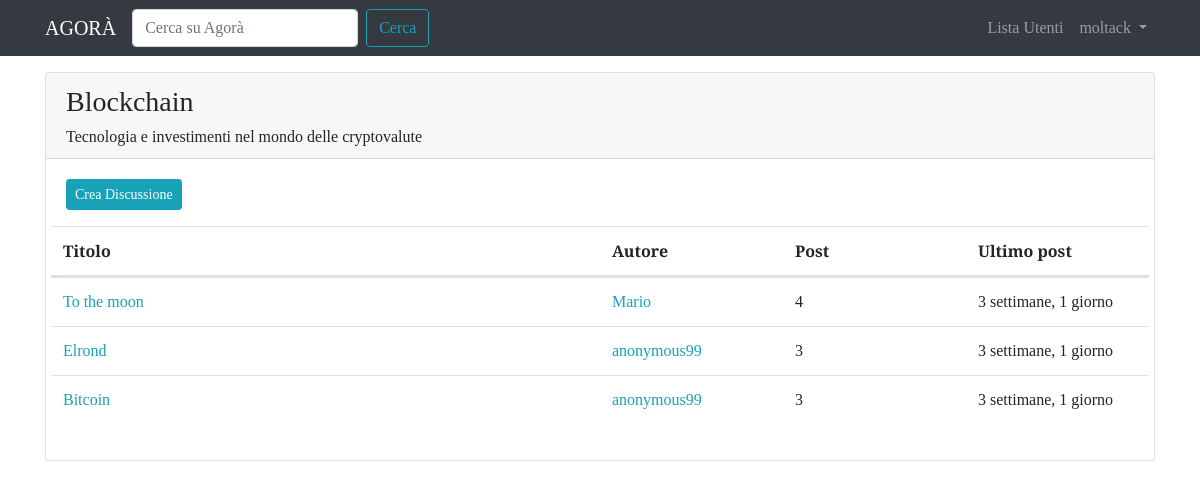
The app's page /forum/section/18/ (signed in) with its own data.
### forum/models.py (models this page shows, shortened)
class BaseModel(models.Model):
    objects = models.Manager()
    class Meta:
        abstract = True

class Section(BaseModel):
    name = models.CharField(max_length=80)
    description = models.CharField(max_length=150, blank=True, null=True)
    logo = models.ImageField(blank=True, null=True, default='image_empty.png')
    class Meta:
        verbose_name = 'Sezione'
        verbose_name_plural = 'Sezioni'
        ordering = ['name']

class Discussion(BaseModel):
    title = models.CharField(max_length=120)
    creation_date = models.DateTimeField(auto_now_add=True)
    discussion_author = models.ForeignKey(User, on_delete=models.CASCADE, related_name='discussions')
    discussion_section = models.ForeignKey(Section, on_delete=models.CASCADE)
    def get_absolute_url(self):
        return reverse('discussion_view', kwargs={'pk': self.pk})
    class Meta:
        verbose_name = 'Discussione'
        verbose_name_plural = 'Discussioni'
        ordering = ['creation_date']

class Post(BaseModel):
    post_author = models.ForeignKey(User, on_delete=models.CASCADE, related_name='posts')
    content = models.TextField()
    creation_date = models.DateTimeField(auto_now_add=True)
    post_discussion = models.ForeignKey(Discussion, on_delete=models.CASCADE)
    class Meta:
        verbose_name = 'Post'
        verbose_name_plural = 'Post'
        ordering = ['creation_date']

### forum/views.py (the view)
# urls.py: path('section/<int:pk>/', views.section_view, name='section_view'),
def section_view(request, pk):
    section = get_object_or_404(Section, pk=pk)
    discussions = Discussion.objects.filter(
        discussion_section=section
    ).order_by('-creation_date')
    context = {
        'section': section,
        'discussions': discussions
    }
    return render(request, 'forum/section_it.html', context)

### forum/templates/forum/section_it.html (shortened to what this page needs)
{% extends 'base.html' %}
{% block content %}
  <div class="card my-3">
    <div class="card-header">
      <h3>{{ section.name }}</h3>
      {% if section.description %}
        <h6 class="card-text">{{ section.description }}</h6>
      {% endif %}
    </div>
    <div class="card-body">
      <a class="btn btn-sm btn-info" href="{% url 'new_discussion' pk=section.pk%}">Crea Discussione</a>
      <table class="table mt-3">
        <thead>
          <tr class="row">
            <th class="col-lg-6 col-5">Titolo</th>
            <th class="col-lg-2 col-3">Autore</th>
            <th class="d-none d-lg-inline col-lg-2">Post</th>
            <th class="col-lg-2 col-4">Ultimo post</th>
          </tr>
        </thead>
        <tbody>
          <tr class="row">
            {% for discussion in discussions %}
              <td class="col-lg-6 col-5">
                <a href="{{ discussion.get_absolute_url }}">{{ discussion.title }}</a>
              </td>
              <td class="col-lg-2 col-3">
                <a href="{% url 'user_profile' username=discussion.discussion_author.username %}">{{ discussion.discussion_author }}</a>
              </td>
              <td class="d-none d-lg-inline col lg-2">{{ discussion.post_set.count }}</td>
              <td class="col-lg-2 col-4">{{ discussion.post_set.last.creation_date|timesince }}</td>
            {% endfor %}
          </tr>
        </tbody>
      </table>
    </div>
  </div>
{% endblock %}

### templates/base.html (shortened to what this page needs)
{% load static %}
<!doctype html>
<html lang="it">
  <head>
    <link rel="stylesheet" href="https://cdn.jsdelivr.net/npm/bootstrap@4.6.0/dist/css/bootstrap.min.css">
    <link rel="stylesheet" href="{% static 'css/agora.css' %}">
  </head>
  <body>
    <nav class="navbar navbar-expand-lg navbar-dark bg-dark">
      <div class="container">
        <a class="navbar-brand" href="/">AGORÀ</a>
        <div class="collapse navbar-collapse" id="navbarSupportedContent">
          <form class="form-inline my-2 my-lg-0" action="{% url 'search_bar' %}">
            <input name="search" class="form-control mr-sm-2" type="search" placeholder="Cerca su Agorà" aria-label="Search">
            <button class="btn btn-outline-info my-2 my-sm-0" type="submit">Cerca</button>
          </form>
          <ul class="navbar-nav ml-auto">
            <li class="nav-item">
              <a class="nav-link" href="{% url 'users_list' %}">Lista Utenti <span class="sr-only">(current)</span></a>
            </li>
            {% if request.user.is_authenticated %}
              <li class="nav-item dropdown">
                <a class="nav-link dropdown-toggle" href="#" id="navbarDropdown" role="button" data-toggle="dropdown" aria-haspopup="true" aria-expanded="false">
                  {{ request.user.username }}
                </a>
              </li>
            {% endif %}
          </ul>
        </div>
      </div>
    </nav>
    <div class="container">
      {% block content %}
      {% endblock %}
    </div>
  </body>
</html>

### static-storage/css/agora.css (style rules this page uses)
body { font-family: 'Slabo 27px', serif; }
a, a:hover { color: #17a2b8; }

### records on screen
Section: name "Blockchain", description "Tecnologia e investimenti nel mondo delle cryptovalute"
Discussion: title "To the moon", discussion_author "Mario", post_set.count "4", post_set.last.creation_date "3 settimane, 1 giorno"
Discussion: title "Elrond", discussion_author "anonymous99", post_set.count "3", post_set.last.creation_date "3 settimane, 1 giorno"
Discussion: title "Bitcoin", discussion_author "anonymous99", post_set.count "3", post_set.last.creation_date "3 settimane, 1 giorno"

### other values on screen
{{ request.user.username }} "moltack"
